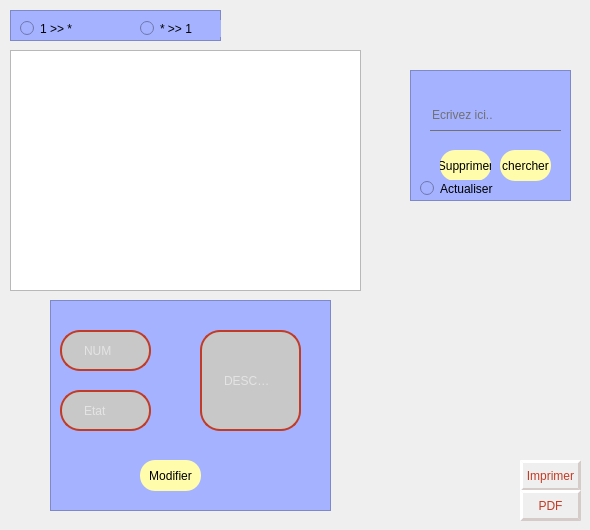
      <widget class="QWidget" name="tab_afficher">
       <attribute name="icon">
        <iconset>
         <normaloff>../../download (1).png</normaloff>../../download (1).png</iconset>
       </attribute>
       <attribute name="title">
        <string>AFFICHER</string>
       </attribute>
       <widget class="QTableView" name="tableView_afficherLiv">
        <property name="geometry">
         <rect>
          <x>10</x>
          <y>50</y>
          <width>351</width>
          <height>241</height>
         </rect>
        </property>
       </widget>
       <widget class="QFrame" name="frame_4">
        <property name="geometry">
         <rect>
          <x>410</x>
          <y>70</y>
          <width>161</width>
          <height>131</height>
         </rect>
        </property>
        <property name="styleSheet">
         <string notr="true">background-color: rgb(164, 178, 255);</string>
        </property>
        <property name="frameShape">
         <enum>QFrame::StyledPanel</enum>
        </property>
        <property name="frameShadow">
         <enum>QFrame::Raised</enum>
        </property>
        <widget class="QLineEdit" name="lineEdit_suppIdLiv">
         <property name="geometry">
          <rect>
           <x>20</x>
           <y>30</y>
           <width>131</width>
           <height>31</height>
          </rect>
         </property>
         <property name="styleSheet">
          <string notr="true">QLineEdit
{
background:transparent;
border:none;
color:#717072;
border-bottom:1px solid #717072;
}</string>
         </property>
         <property name="text">
          <string>Ecrivez ici..</string>
         </property>
         <property name="placeholderText">
          <string>Ecrivez ici</string>
         </property>
        </widget>
        <widget class="QPushButton" name="supprimerLiv">
         <property name="geometry">
          <rect>
           <x>30</x>
           <y>80</y>
           <width>51</width>
           <height>31</height>
          </rect>
         </property>
         <property name="styleSheet">
          <string notr="true">QPushButton
{
background-color:rgb(255, 252, 172);
border-radius:15px;}
QPushButton:hover
{
color:#333;
background:#49ebff;
background:rgb(200, 200, 200);
}</string>
         </property>
         <property name="text">
          <string>Supprimer</string>
         </property>
        </widget>
        <widget class="QPushButton" name="chercherLiv">
         <property name="geometry">
          <rect>
           <x>90</x>
           <y>80</y>
           <width>51</width>
           <height>31</height>
          </rect>
         </property>
         <property name="styleSheet">
          <string notr="true">QPushButton
{
background-color:rgb(255, 252, 172);
border-radius:15px;}
QPushButton:hover
{
color:#333;
background:#49ebff;
background:rgb(200, 200, 200);
}</string>
         </property>
         <property name="text">
          <string>chercher</string>
         </property>
        </widget>
        <widget class="QRadioButton" name="radioButton_actualiser">
         <property name="geometry">
          <rect>
           <x>10</x>
           <y>110</y>
           <width>82</width>
           <height>17</height>
          </rect>
         </property>
         <property name="styleSheet">
          <string notr="true">QRadioButton
{
	
	color: rgb(0, 0, 0);
	
	font: 87 6pt &quot;Arial Black&quot;;
}</string>
         </property>
         <property name="text">
          <string>Actualiser</string>
         </property>
        </widget>
       </widget>
       <widget class="QPushButton" name="pushButton_imprimer">
        <property name="geometry">
         <rect>
          <x>520</x>
          <y>460</y>
          <width>61</width>
          <height>31</height>
         </rect>
        </property>
        <property name="styleSheet">
         <string notr="true">QPushButton
{border-width:3px;
border-radius:20px;
border-color:rgb(213, 203, 200);
border-style:outset;
color:rgb(194, 59, 36);
	font: 6pt &quot;Arial Black&quot;;
}</string>
        </property>
        <property name="text">
         <string>Imprimer</string>
        </property>
       </widget>
       <widget class="QPushButton" name="pushButton_pdf">
        <property name="geometry">
         <rect>
          <x>520</x>
          <y>490</y>
          <width>61</width>
          <height>31</height>
         </rect>
        </property>
        <property name="styleSheet">
         <string notr="true">QPushButton
{border-width:3px;
border-radius:20px;
border-color:rgb(213, 203, 200);
border-style:outset;
color:rgb(194, 59, 36);
	font: 6pt &quot;Arial Black&quot;;
}</string>
        </property>
        <property name="text">
         <string>PDF</string>
        </property>
       </widget>
       <widget class="QFrame" name="frame_5">
        <property name="geometry">
         <rect>
          <x>50</x>
          <y>300</y>
          <width>281</width>
          <height>211</height>
         </rect>
        </property>
        <property name="styleSheet">
         <string notr="true">background-color: rgb(164, 178, 255);</string>
        </property>
        <property name="frameShape">
         <enum>QFrame::StyledPanel</enum>
        </property>
        <property name="frameShadow">
         <enum>QFrame::Raised</enum>
        </property>
        <widget class="QPushButton" name="pushButton_modifier">
         <property name="geometry">
          <rect>
           <x>90</x>
           <y>160</y>
           <width>61</width>
           <height>31</height>
          </rect>
         </property>
         <property name="styleSheet">
          <string notr="true">QPushButton
{
background-color:rgb(255, 252, 172);
border-radius:15px;}
QPushButton:hover
{
color:#333;
background:#49ebff;
background:rgb(200, 200, 200);
}</string>
         </property>
         <property name="text">
          <string>Modifier</string>
         </property>
        </widget>
        <widget class="QLineEdit" name="LineEdit_modifierIdLiv">
         <property name="geometry">
          <rect>
           <x>10</x>
           <y>30</y>
           <width>91</width>
           <height>41</height>
          </rect>
         </property>
         <property name="styleSheet">
          <string notr="true">QLineEdit
{
border:2px solid rgb(194, 59, 36);
border-radius:20px;
color:#FFF;
padding-left :20px;
padding-right :20px;
background-color:rgb(200, 200, 200);

}
QLineEdit:hover
{
border: 2px solid rgb(0,0,0);
background-color:rgb(115, 115, 115) ;

}
QLineEdit:focus
{
border:2px solid rgb(0, 0,0);
	background-color: rgb(121,121,121);
}</string>
         </property>
         <property name="text">
          <string/>
         </property>
         <property name="placeholderText">
          <string>NUM</string>
         </property>
        </widget>
        <widget class="QLineEdit" name="lineEdit_modifierEtat">
         <property name="geometry">
          <rect>
           <x>10</x>
           <y>90</y>
           <width>91</width>
           <height>41</height>
          </rect>
         </property>
         <property name="styleSheet">
          <string notr="true">QLineEdit
{
border:2px solid rgb(194, 59, 36);
border-radius:20px;
color:#FFF;
padding-left :20px;
padding-right :20px;
background-color:rgb(200, 200, 200);

}
QLineEdit:hover
{
border: 2px solid rgb(0,0,0);
background-color:rgb(115, 115, 115) ;

}
QLineEdit:focus
{
border:2px solid rgb(0, 0,0);
	background-color: rgb(121,121,121);
}</string>
         </property>
         <property name="text">
          <string/>
         </property>
         <property name="placeholderText">
          <string>Etat</string>
         </property>
        </widget>
        <widget class="QLineEdit" name="LineEdit_modifierDescLiv">
         <property name="geometry">
          <rect>
           <x>150</x>
           <y>30</y>
           <width>101</width>
           <height>101</height>
          </rect>
         </property>
         <property name="styleSheet">
          <string notr="true">QLineEdit
{
border:2px solid rgb(194, 59, 36);
border-radius:20px;
color:#FFF;
padding-left :20px;
padding-right :20px;
background-color:rgb(200, 200, 200);

}
QLineEdit:hover
{
border: 2px solid rgb(0,0,0);
background-color:rgb(115, 115, 115) ;

}
QLineEdit:focus
{
border:2px solid rgb(0, 0,0);
	background-color: rgb(121,121,121);
}</string>
         </property>
         <property name="text">
          <string/>
         </property>
         <property name="placeholderText">
          <string>DESCRIPTION</string>
         </property>
        </widget>
       </widget>
       <widget class="QFrame" name="frame_6">
        <property name="geometry">
         <rect>
          <x>10</x>
          <y>10</y>
          <width>211</width>
          <height>31</height>
         </rect>
        </property>
        <property name="styleSheet">
         <string notr="true">background-color: rgb(164, 178, 255);</string>
        </property>
        <property name="frameShape">
         <enum>QFrame::StyledPanel</enum>
        </property>
        <property name="frameShadow">
         <enum>QFrame::Raised</enum>
        </property>
        <widget class="QRadioButton" name="radioButton_DES">
         <property name="geometry">
          <rect>
           <x>130</x>
           <y>10</y>
           <width>82</width>
           <height>17</height>
          </rect>
         </property>
         <property name="styleSheet">
          <string notr="true">QRadioButton
{
	
	color: rgb(0, 0, 0);
	
	font: 87 6pt &quot;Arial Black&quot;;
}</string>
         </property>
         <property name="text">
          <string>* &gt;&gt; 1</string>
         </property>
        </widget>
        <widget class="QRadioButton" name="radioButton_ASC">
         <property name="geometry">
          <rect>
           <x>10</x>
           <y>10</y>
           <width>82</width>
           <height>17</height>
          </rect>
         </property>
         <property name="styleSheet">
          <string notr="true">QRadioButton
{
	
	color: rgb(0, 0, 0);
	
	font: 87 6pt &quot;Arial Black&quot;;
}</string>
         </property>
         <property name="text">
          <string>1 &gt;&gt; *</string>
         </property>
        </widget>
       </widget>
      </widget>
